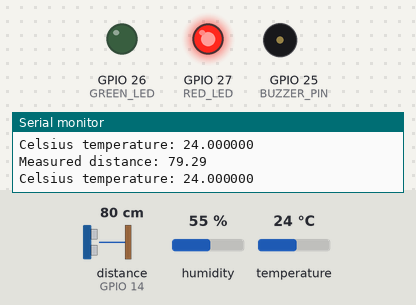
Bench run of a sketch on a simulated ESP32. Shown: output pins drawn as LEDs (lit = HIGH), buzzer (waves = sounding), the last lines printed to the serial monitor. Wiring (inferred from the names in the program): ultrasonic range finder: trigger GPIO 12; echo GPIO 14. Inputs (shaded band) come from the test bench; at power-on: distance to the obstacle (sensor on GPIO 14) 80 cm, temperature 24 °C, humidity 55 %. The echo pulse lasts 58.3 µs per cm; WiFi joins after 1.5 s; servers stay silent unless stated; no MQTT or app messages arrive unless stated; pins used as bus, display or sensor lines are not drawn.

Above: at 2.7 s.
2.8 s: distance to the obstacle (sensor on GPIO 14) set to 96 cm
4.3 s: distance to the obstacle (sensor on GPIO 14) set to 103 cm
At 5.4 s:
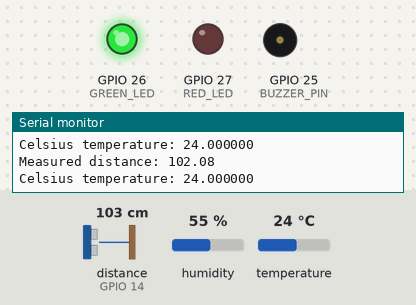
5.8 s: temperature set to 27.4 °C
7.3 s: temperature set to 28.6 °C
At 8.5 s:
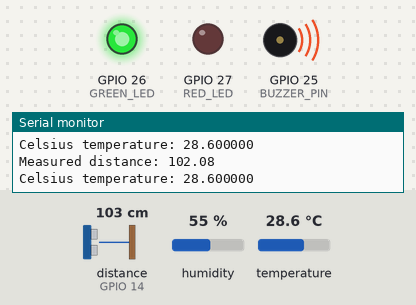
8.8 s: distance to the obstacle (sensor on GPIO 14) set to 2 cm
At 9.7 s:
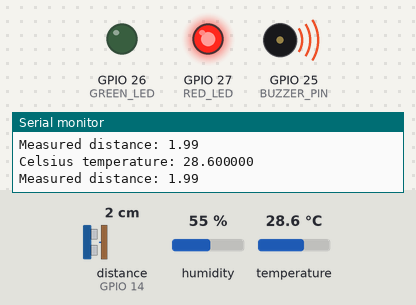
10.5 s: distance to the obstacle (sensor on GPIO 14) set to 120 cm
At 11.8 s:
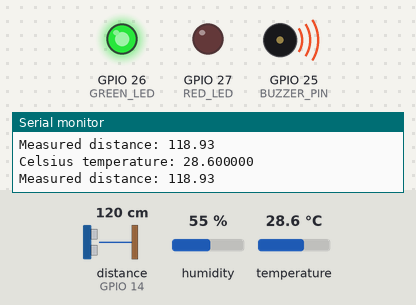
Timing chart, 0 to 13.3 s (numbered marks = the images above; inputs shaded):
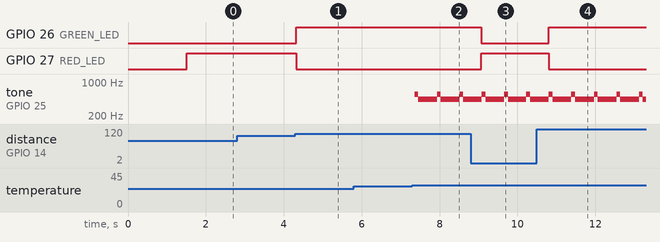

The sketch:

step-5-wokwi.ino
```cpp
#include <WiFi.h>
#include <PubSubClient.h>
#include "DHTesp.h"


int GREEN_LED = 26;
int RED_LED = 27;
int TRIG_PIN = 12;
int ECHO_PIN = 14;
int BUZZER_PIN=25;
int BUZZER_CHANNEL=0;
int TEMP_BUS=5;
int DHT_PIN = 15;

int MAX_DISTANCE = 100;
float MAX_TEMP = 28.0;
bool isSpotBusy = false;

const char* ssid     = "Wokwi-GUEST";
const char* password = "";

const char* host = "srv2.juleslaurent.fr";
const uint16_t port = 1883;
const char* client_id = "PROF";


WiFiClient espClient;
PubSubClient client(espClient);

DHTesp dhtSensor;

void setup() {
    Serial.begin(115200);
    Serial.println("Hello, ESP32!");
    pinMode(GREEN_LED, OUTPUT);
    pinMode(RED_LED, OUTPUT);

    pinMode(TRIG_PIN, OUTPUT);
    pinMode(ECHO_PIN, INPUT);
    dhtSensor.setup(DHT_PIN, DHTesp::DHT22);

    initWifi();

    ledcAttachPin(BUZZER_PIN, BUZZER_CHANNEL);

    client.setServer(host, port);
}

void initWifi() {
    Serial.print("[WIFI] Connecting to ");
    Serial.println(ssid);

    /* Explicitly set the ESP8266 to be a WiFi-client, otherwise, it by default,
       would try to act as both a client and an access-point and could cause
       network-issues with your other WiFi-devices on your WiFi-network. */
    WiFi.mode(WIFI_STA);
    WiFi.begin(ssid, password);

    while (WiFi.status() != WL_CONNECTED) {
      delay(500);
      Serial.print(".");
    }

    Serial.println("");
    Serial.println("WiFi connected");
    Serial.println("IP address: ");
    Serial.println(WiFi.localIP());
}

float readDistanceCM() {
    digitalWrite(TRIG_PIN, LOW);
    delayMicroseconds(2);
    digitalWrite(TRIG_PIN, HIGH);
    delayMicroseconds(10);
    digitalWrite(TRIG_PIN, LOW);
    int duration = pulseIn(ECHO_PIN, HIGH);
    return duration * 0.034 / 2;
}


void switchLed(bool busy) {
  if(busy) {
      digitalWrite(RED_LED, HIGH);
      digitalWrite(GREEN_LED, LOW);
  } else {
      digitalWrite(GREEN_LED, HIGH);
      digitalWrite(RED_LED, LOW);
  }
}

void sendMessage(char const* measurement,char const* fieldName,char const* fieldValue) {
  if(!client.connected()) {
    if(client.connect(client_id)) {
      Serial.println("Connected to MQTT broker");
    } else {
      Serial.println("Failed to connect to MQTT broker");
    }
  }

  char message[100];
  sprintf(message, "%s,spot=1 %s=%s",measurement, fieldName, fieldValue);


  client.publish("parking", message);
}

void alarm() {
    tone (BUZZER_PIN, 554);
    delay(100);
    tone (BUZZER_PIN, 440);
    delay(400);
}

void stopAlarm() {
    noTone(BUZZER_PIN);
}

void loop() {
    // SPOT OCCUPATION
    float distance = readDistanceCM();
    Serial.print("Measured distance: ");
    Serial.println(distance);

    bool newStatus = distance < MAX_DISTANCE;
    if(newStatus != isSpotBusy) {
        switchLed(newStatus);
        sendMessage("status","status", newStatus ? "1" : "0");
        isSpotBusy = newStatus;
    }

    //TEMPERATURE
    TempAndHumidity  data = dhtSensor.getTempAndHumidity();
    float temp = data.temperature;
    if(temp > MAX_TEMP) {
         alarm();
    } else {
        stopAlarm();
    }
    // Convert to string
    char tempString[4];
    sprintf(tempString,"%f",temp);
    // Send
    Serial.print("Celsius temperature: ");
    Serial.println(tempString);
    // Print
    sendMessage("temperature","temperature", tempString);


    delay(60);
}
```

Measured:
- the behaviour switches between 100 and 101 cm on distance to the obstacle (sensor on GPIO 14) (found by bisection; images 0 and 1)
- the behaviour switches between 28 and 28.1 °C on temperature (found by bisection; images 1 and 2)
- after the input at 4.3 s, GPIO 26 (GREEN_LED): LOW → HIGH at once; GPIO 27 (RED_LED): HIGH → LOW at once
- after the input at 7.3 s, tone on GPIO 25 (BUZZER_PIN): alternates 554 Hz for 0.10 s and 440 Hz for 0.48 s, starting after 0.06 s
- after the input at 8.8 s, GPIO 26 (GREEN_LED): HIGH → LOW after 0.27 s; GPIO 27 (RED_LED): LOW → HIGH after 0.27 s
- after the input at 10.5 s, GPIO 26 (GREEN_LED): LOW → HIGH after 0.30 s; GPIO 27 (RED_LED): HIGH → LOW after 0.30 s
